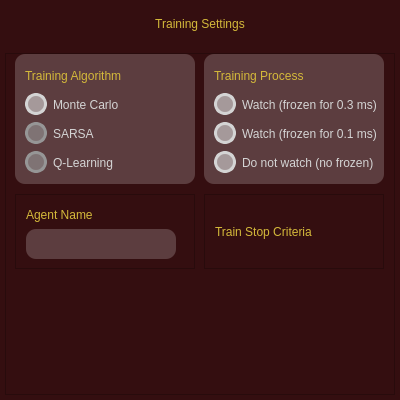
<?xml version="1.0" encoding="UTF-8"?>
<ui version="4.0">
 <class>Form</class>
 <widget class="QWidget" name="Form">
  <property name="geometry">
   <rect>
    <x>0</x>
    <y>0</y>
    <width>400</width>
    <height>400</height>
   </rect>
  </property>
  <property name="minimumSize">
   <size>
    <width>400</width>
    <height>400</height>
   </size>
  </property>
  <property name="maximumSize">
   <size>
    <width>500</width>
    <height>500</height>
   </size>
  </property>
  <property name="windowTitle">
   <string>Form</string>
  </property>
  <property name="styleSheet">
   <string notr="true">QWidget {
background-color: rgba(52,14,16,255);
font: 900 16pt &quot;Arial Black&quot;;
color: rgba(212,185,58,255);
}



#frame_training_process {
background-color: rgb(255,255,255,100)

}

QRadioButton::indicator {
width: 16px; /* İşaret kutusunun genişliği */
height: 16px; /* İşaret kutusunun yüksekliği */
border: 3px solid rgba(212,212,212,255);
background-color: rgba(212,212,212,155);
border-radius: 11px;
}

QRadioButton::indicator:checked {
width: 16px;
height: 16px;
border: 3px solid rgba(212,185,58,255);
background-color: rgba(212,185,58,255);
border-radius: 11px;
}</string>
  </property>
  <layout class="QVBoxLayout" name="verticalLayout" stretch="1,9">
   <property name="spacing">
    <number>10</number>
   </property>
   <property name="leftMargin">
    <number>5</number>
   </property>
   <property name="topMargin">
    <number>5</number>
   </property>
   <property name="rightMargin">
    <number>5</number>
   </property>
   <property name="bottomMargin">
    <number>5</number>
   </property>
   <item>
    <widget class="QLabel" name="label_head">
     <property name="text">
      <string>Training Settings</string>
     </property>
     <property name="alignment">
      <set>Qt::AlignCenter</set>
     </property>
    </widget>
   </item>
   <item>
    <widget class="QFrame" name="frame_settings">
     <property name="styleSheet">
      <string notr="true">QWidget * {
background-color: rgba(52,14,16,255);
font: 12pt &quot;Arial&quot;;
color: rgba(212,212,212,255);


}</string>
     </property>
     <property name="frameShape">
      <enum>QFrame::StyledPanel</enum>
     </property>
     <property name="frameShadow">
      <enum>QFrame::Raised</enum>
     </property>
     <layout class="QGridLayout" name="gridLayout">
      <property name="leftMargin">
       <number>5</number>
      </property>
      <property name="topMargin">
       <number>0</number>
      </property>
      <property name="rightMargin">
       <number>5</number>
      </property>
      <property name="bottomMargin">
       <number>10</number>
      </property>
      <property name="horizontalSpacing">
       <number>5</number>
      </property>
      <property name="verticalSpacing">
       <number>10</number>
      </property>
      <item row="0" column="0">
       <widget class="QFrame" name="frame_training_algorithm">
        <property name="minimumSize">
         <size>
          <width>180</width>
          <height>130</height>
         </size>
        </property>
        <property name="maximumSize">
         <size>
          <width>180</width>
          <height>130</height>
         </size>
        </property>
        <property name="styleSheet">
         <string notr="true">#frame_training_algorithm  {
background-color: rgba(255,255,255,50);
border-radius: 10px;



}

#frame_training_algorithm * {
background-color: transparent;

}</string>
        </property>
        <property name="frameShape">
         <enum>QFrame::StyledPanel</enum>
        </property>
        <property name="frameShadow">
         <enum>QFrame::Raised</enum>
        </property>
        <layout class="QVBoxLayout" name="verticalLayout_4">
         <property name="spacing">
          <number>0</number>
         </property>
         <property name="leftMargin">
          <number>10</number>
         </property>
         <property name="topMargin">
          <number>5</number>
         </property>
         <property name="rightMargin">
          <number>6</number>
         </property>
         <property name="bottomMargin">
          <number>5</number>
         </property>
         <item>
          <widget class="QLabel" name="label_ta">
           <property name="minimumSize">
            <size>
             <width>150</width>
             <height>25</height>
            </size>
           </property>
           <property name="maximumSize">
            <size>
             <width>150</width>
             <height>25</height>
            </size>
           </property>
           <property name="styleSheet">
            <string notr="true">color: rgba(212,185,58,255);
font: 700 12pt &quot;Arial&quot;;</string>
           </property>
           <property name="text">
            <string>Training Algorithm</string>
           </property>
          </widget>
         </item>
         <item>
          <widget class="QRadioButton" name="button_MC">
           <property name="minimumSize">
            <size>
             <width>0</width>
             <height>25</height>
            </size>
           </property>
           <property name="maximumSize">
            <size>
             <width>16777215</width>
             <height>25</height>
            </size>
           </property>
           <property name="styleSheet">
            <string notr="true">font: 9pt &quot;Arial&quot;;</string>
           </property>
           <property name="text">
            <string>Monte Carlo</string>
           </property>
          </widget>
         </item>
         <item>
          <widget class="QRadioButton" name="button_SARSA">
           <property name="minimumSize">
            <size>
             <width>0</width>
             <height>25</height>
            </size>
           </property>
           <property name="maximumSize">
            <size>
             <width>16777215</width>
             <height>25</height>
            </size>
           </property>
           <property name="styleSheet">
            <string notr="true">QRadioButton {font: 9pt &quot;Arial&quot;;}

QRadioButton::indicator {
width: 16px; /* İşaret kutusunun genişliği */
height: 16px; /* İşaret kutusunun yüksekliği */
border: 3px solid rgba(150,150,150,255);
background-color: rgba(150,150,150,155);
border-radius: 11px;
}

QRadioButton::indicator:checked {
width: 16px;
height: 16px;
border: 3px solid rgba(212,185,58,255);
background-color: rgba(212,185,58,255);
border-radius: 11px;
}</string>
           </property>
           <property name="text">
            <string>SARSA</string>
           </property>
           <property name="checkable">
            <bool>false</bool>
           </property>
          </widget>
         </item>
         <item>
          <widget class="QRadioButton" name="button_QL">
           <property name="minimumSize">
            <size>
             <width>0</width>
             <height>25</height>
            </size>
           </property>
           <property name="maximumSize">
            <size>
             <width>16777215</width>
             <height>25</height>
            </size>
           </property>
           <property name="styleSheet">
            <string notr="true">QRadioButton{ font: 9pt &quot;Arial&quot;; }

QRadioButton::indicator {
width: 16px; /* İşaret kutusunun genişliği */
height: 16px; /* İşaret kutusunun yüksekliği */
border: 3px solid rgba(150,150,150,255);
background-color: rgba(150,150,150,155);
border-radius: 11px;
}

QRadioButton::indicator:checked {
width: 16px;
height: 16px;
border: 3px solid rgba(212,185,58,255);
background-color: rgba(212,185,58,255);
border-radius: 11px;
}</string>
           </property>
           <property name="text">
            <string>Q-Learning</string>
           </property>
           <property name="checkable">
            <bool>false</bool>
           </property>
          </widget>
         </item>
        </layout>
       </widget>
      </item>
      <item row="0" column="1">
       <widget class="QFrame" name="frame_training_process">
        <property name="minimumSize">
         <size>
          <width>180</width>
          <height>130</height>
         </size>
        </property>
        <property name="maximumSize">
         <size>
          <width>180</width>
          <height>130</height>
         </size>
        </property>
        <property name="styleSheet">
         <string notr="true">#frame_training_process  {
background-color: rgba(255,255,255,50);
border-radius: 10px;



}

#frame_training_process * {
background-color: transparent;

}</string>
        </property>
        <property name="frameShape">
         <enum>QFrame::StyledPanel</enum>
        </property>
        <property name="frameShadow">
         <enum>QFrame::Raised</enum>
        </property>
        <layout class="QVBoxLayout" name="verticalLayout_3">
         <property name="spacing">
          <number>0</number>
         </property>
         <property name="leftMargin">
          <number>10</number>
         </property>
         <property name="topMargin">
          <number>5</number>
         </property>
         <property name="rightMargin">
          <number>6</number>
         </property>
         <property name="bottomMargin">
          <number>5</number>
         </property>
         <item>
          <widget class="QLabel" name="label_tp">
           <property name="minimumSize">
            <size>
             <width>150</width>
             <height>25</height>
            </size>
           </property>
           <property name="maximumSize">
            <size>
             <width>150</width>
             <height>25</height>
            </size>
           </property>
           <property name="styleSheet">
            <string notr="true">color: rgba(212,185,58,255);
font: 700 12pt &quot;Arial&quot;;</string>
           </property>
           <property name="text">
            <string>Training Process</string>
           </property>
          </widget>
         </item>
         <item>
          <widget class="QRadioButton" name="watch03">
           <property name="minimumSize">
            <size>
             <width>0</width>
             <height>25</height>
            </size>
           </property>
           <property name="maximumSize">
            <size>
             <width>16777215</width>
             <height>25</height>
            </size>
           </property>
           <property name="styleSheet">
            <string notr="true">font: 9pt &quot;Arial&quot;;</string>
           </property>
           <property name="text">
            <string>Watch (frozen for 0.3 ms)</string>
           </property>
          </widget>
         </item>
         <item>
          <widget class="QRadioButton" name="watch01">
           <property name="minimumSize">
            <size>
             <width>0</width>
             <height>25</height>
            </size>
           </property>
           <property name="maximumSize">
            <size>
             <width>16777215</width>
             <height>25</height>
            </size>
           </property>
           <property name="styleSheet">
            <string notr="true">font: 9pt &quot;Arial&quot;;</string>
           </property>
           <property name="text">
            <string>Watch (frozen for 0.1 ms)</string>
           </property>
           <property name="checkable">
            <bool>true</bool>
           </property>
          </widget>
         </item>
         <item>
          <widget class="QRadioButton" name="dontwatch">
           <property name="minimumSize">
            <size>
             <width>0</width>
             <height>25</height>
            </size>
           </property>
           <property name="maximumSize">
            <size>
             <width>16777215</width>
             <height>25</height>
            </size>
           </property>
           <property name="styleSheet">
            <string notr="true">font: 9pt &quot;Arial&quot;;</string>
           </property>
           <property name="text">
            <string>Do not watch (no frozen)</string>
           </property>
           <property name="checkable">
            <bool>true</bool>
           </property>
          </widget>
         </item>
        </layout>
       </widget>
      </item>
      <item row="1" column="0">
       <widget class="QFrame" name="frame_agent_name">
        <property name="minimumSize">
         <size>
          <width>180</width>
          <height>75</height>
         </size>
        </property>
        <property name="maximumSize">
         <size>
          <width>180</width>
          <height>75</height>
         </size>
        </property>
        <property name="styleSheet">
         <string notr="true">#frame_training_algorithm  {
background-color: rgba(255,255,255,50);
border-radius: 10px;



}

#frame_training_algorithm * {
background-color: transparent;

}</string>
        </property>
        <property name="frameShape">
         <enum>QFrame::StyledPanel</enum>
        </property>
        <property name="frameShadow">
         <enum>QFrame::Raised</enum>
        </property>
        <layout class="QVBoxLayout" name="verticalLayout_5">
         <property name="spacing">
          <number>0</number>
         </property>
         <property name="leftMargin">
          <number>10</number>
         </property>
         <property name="topMargin">
          <number>5</number>
         </property>
         <property name="rightMargin">
          <number>6</number>
         </property>
         <property name="bottomMargin">
          <number>5</number>
         </property>
         <item>
          <widget class="QLabel" name="label_agent_name">
           <property name="minimumSize">
            <size>
             <width>150</width>
             <height>25</height>
            </size>
           </property>
           <property name="maximumSize">
            <size>
             <width>150</width>
             <height>25</height>
            </size>
           </property>
           <property name="styleSheet">
            <string notr="true">color: rgba(212,185,58,255);
font: 700 12pt &quot;Arial&quot;;</string>
           </property>
           <property name="text">
            <string>Agent Name</string>
           </property>
          </widget>
         </item>
         <item>
          <widget class="QLineEdit" name="lineedit_agent_name">
           <property name="minimumSize">
            <size>
             <width>150</width>
             <height>30</height>
            </size>
           </property>
           <property name="maximumSize">
            <size>
             <width>150</width>
             <height>30</height>
            </size>
           </property>
           <property name="font">
            <font>
             <family>Forte</family>
             <pointsize>12</pointsize>
             <italic>false</italic>
             <bold>false</bold>
            </font>
           </property>
           <property name="styleSheet">
            <string notr="true">#lineedit_agent_name  {
background-color: rgba(255,255,255,50);
border-radius: 10px;
font: 12pt &quot;Forte&quot;;
padding: 5 5 5 5;
}</string>
           </property>
           <property name="text">
            <string/>
           </property>
           <property name="maxLength">
            <number>16</number>
           </property>
           <property name="cursorPosition">
            <number>0</number>
           </property>
          </widget>
         </item>
        </layout>
       </widget>
      </item>
      <item row="1" column="1">
       <widget class="QFrame" name="frame_train_stop_criteria">
        <property name="minimumSize">
         <size>
          <width>180</width>
          <height>25</height>
         </size>
        </property>
        <property name="maximumSize">
         <size>
          <width>180</width>
          <height>150</height>
         </size>
        </property>
        <property name="styleSheet">
         <string notr="true">#frame_training_algorithm  {
background-color: rgba(255,255,255,50);
border-radius: 10px;



}

#frame_training_algorithm * {
background-color: transparent;

}</string>
        </property>
        <property name="frameShape">
         <enum>QFrame::StyledPanel</enum>
        </property>
        <property name="frameShadow">
         <enum>QFrame::Raised</enum>
        </property>
        <layout class="QVBoxLayout" name="verticalLayout_6">
         <property name="spacing">
          <number>0</number>
         </property>
         <property name="leftMargin">
          <number>10</number>
         </property>
         <property name="topMargin">
          <number>5</number>
         </property>
         <property name="rightMargin">
          <number>6</number>
         </property>
         <property name="bottomMargin">
          <number>5</number>
         </property>
         <item>
          <widget class="QLabel" name="label_tsc">
           <property name="minimumSize">
            <size>
             <width>150</width>
             <height>25</height>
            </size>
           </property>
           <property name="maximumSize">
            <size>
             <width>150</width>
             <height>25</height>
            </size>
           </property>
           <property name="styleSheet">
            <string notr="true">color: rgba(212,185,58,255);
font: 700 12pt &quot;Arial&quot;;</string>
           </property>
           <property name="text">
            <string>Train Stop Criteria</string>
           </property>
          </widget>
         </item>
        </layout>
       </widget>
      </item>
      <item row="2" column="0">
       <spacer name="verticalSpacer">
        <property name="orientation">
         <enum>Qt::Vertical</enum>
        </property>
        <property name="sizeHint" stdset="0">
         <size>
          <width>20</width>
          <height>40</height>
         </size>
        </property>
       </spacer>
      </item>
     </layout>
    </widget>
   </item>
  </layout>
 </widget>
 <resources/>
 <connections/>
</ui>
